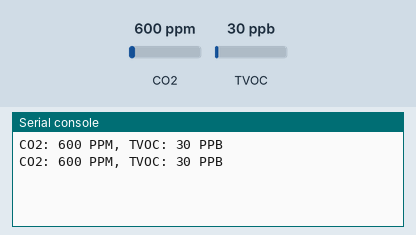
Bench run of a program on a simulated Raspberry Pi Pico running CircuitPython. On the bench: the last lines printed to the serial console. The inputs (shaded band) are chosen by the test bench; at power-on: CO2 600 ppm, TVOC 30 ppb.

Above: at 1.2 s.
1.3 s: CO2 set to 452 ppm
At 2.6 s:
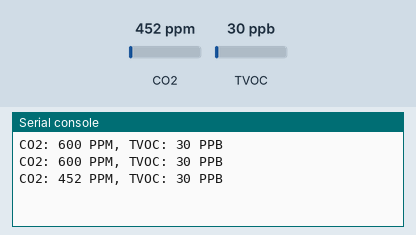
2.8 s: TVOC set to 20 ppb
At 3.8 s:
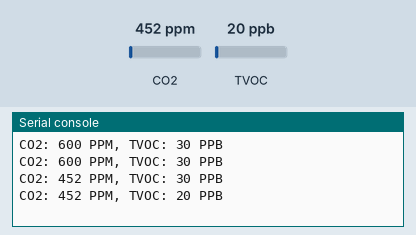
4.3 s: CO2 set to 1050 ppm
At 5.6 s:
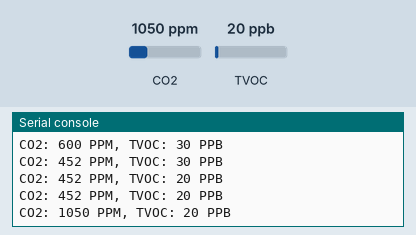
Timing chart, 0 to 7.3 s (numbered marks = the images above; inputs shaded):
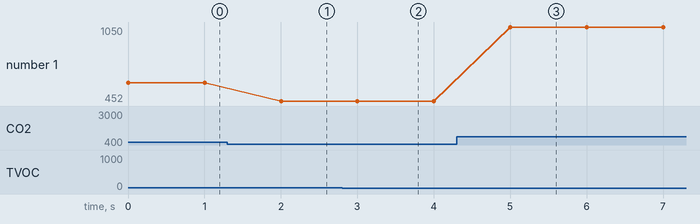

The program:

codeCSS811.py
```python
import time
import board
import busio
import adafruit_ccs811

i2c = busio.I2C(board.GP5, board.GP4)
ccs811 = adafruit_ccs811.CCS811(i2c)

# Wait for the sensor to be ready
while not ccs811.data_ready:
    pass

while True:
    print("CO2: {} PPM, TVOC: {} PPB".format(ccs811.eco2, ccs811.tvoc))
    time.sleep(1.0)
```

Measured:
- after the input at 1.3 s, the serial console: prints a new line after 0.70 s (image 1)
- after the input at 2.8 s, the serial console: prints a new line after 0.20 s (image 2)
- after the input at 4.3 s, the serial console: prints a new line after 0.70 s (image 3)
- plotted number 1: 600 → 452 after the input at 1.3 s, 452 → 1050 after the input at 4.3 s
